Frame 1 (no input): blank canvas, image omitted
Frame 60 (no input): blank canvas, image omitted
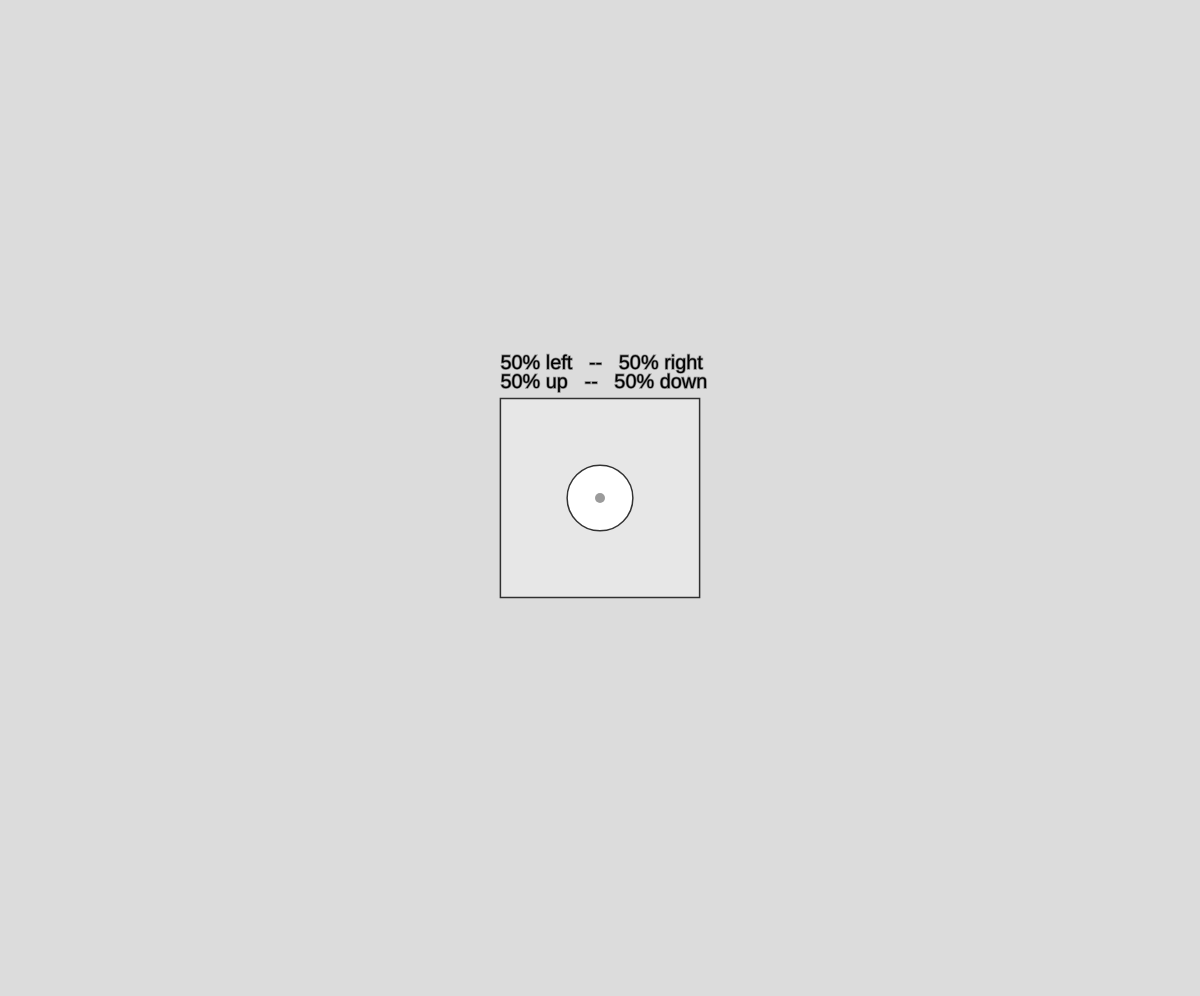
Frame 120 (the mouse pressed at the canvas centre since frame 60)

The p5.js sketch whose frames 1 and 60 were blank and that drew this single picture after the mouse press (run headless with seeded random() and noise() and a simulated clock; from frame 60 on, the mouse is pressed at the canvas centre):

// p5.js sketch
// ── sketch.js
/*
  Created by Berk Karaal
  Youtube: https://www.youtube.com/channel/UCWpnrDOJE-Yo70wdRf67bwQ
  Made with the p5.js library
  p5.js: https://p5js.org/
*/

var walkers = []; // created a array for my walkers
var backg;

function setup() {
  createCanvas(windowWidth, windowHeight - 4);
  backg = color(220);
  background(backg);
}

let run = false,
  startUp = true,
  picking = false;

function draw() {
  if (run) { // Machine draws when run is true
    for (let i = 0; i < walkers.length; i++) {
      walkers[i].walk();
    }
  } else if (startUp) { // When page opened these codes will run
    background(backg);
    for (let i = 0; i < walkers.length; i++) {
      walkers[i].pretend(); // these codes will work to see the location of the balls
    }
    if (picking) {  // these code will work to pick a new walker
      strokeWeight(percent(0.0015));
      rectMode(CENTER);
      stroke(0, 0, 0, 200)
      fill(255, 255, 255, 80);
      rect(pickWalkerX, pickWalkerY, 100 * percent(0.002), 100 * percent(0.002));
      fill(255);
      ellipse(pickWalkerX, pickWalkerY, percent(0.066));
      stroke(0, 0, 0, 100);
      strokeWeight(percent(0.01));
      line(pickWalkerX, pickWalkerY, mouseX, mouseY);
      calculatePercent();

      // texts
      textAlign(LEFT);
      textSize(percent(0.02));
      fill(0);
      strokeWeight(percent(0.0015));
      text(Math.round(lperc)+"% left   --   "+(100-Math.round(lperc))+"% right",pickWalkerX-100 * percent(0.002)/2,pickWalkerY-100 * percent(0.0026)/2);
      text(Math.round(uperc)+"% up   --   "+(100-Math.round(uperc))+"% down",pickWalkerX-100 * percent(0.002)/2,pickWalkerY-100 * percent(0.0022)/2);
    }
  }
}

let pickWalkerX, pickWalkerY, lperc, uperc, walkerspeed = 5;

function calculatePercent() { // Walker values are calculated with these codes
  if (pickWalkerX < mouseX) {
    lperc = 50 - (50 * (mouseX - pickWalkerX) / (pickWalkerX + 100 * percent(0.002) / 2 - pickWalkerX));
    if (lperc < 0) lperc = 0;
  } else {
    lperc = 50 + (50 * (pickWalkerX - mouseX) / (pickWalkerX - (pickWalkerX - 100 * percent(0.002) / 2)));
    if (lperc > 100) lperc = 100;
  }
  if (pickWalkerY < mouseY) {
    uperc = 50 - (50 * (mouseY - pickWalkerY) / (pickWalkerY + 100 * percent(0.002) / 2 - pickWalkerY));
    if (uperc < 0) uperc = 0;
  } else {
    uperc = 50 + (50 * (pickWalkerY - mouseY) / (pickWalkerY - (pickWalkerY - 100 * percent(0.002) / 2)));
    if (uperc > 100) uperc = 100;
  }
}

function mousePressed() {
  if (startUp) {
    pickWalkerX = mouseX;
    pickWalkerY = mouseY;
    picking = true;
  }
}


function mouseReleased() {
  picking = false;
  if (startUp) {
    walkers.push(new walker(pickWalkerX, pickWalkerY, lperc, uperc, walkerspeed)); // Adding new elements to walkers array
  }
}

function keyPressed() {
  if (keyCode == 32) {  // keyCode 32 = space
    if (startUp) {
      background(backg);
    }
    startUp = false;
    run = !run;
  }
}

class walker {
  constructor(x_, y_, lp_, up_, spd_) {
    this.x = x_;
    this.y = y_;
    this.lp = lp_;
    this.up = up_;
    this.speed = spd_;
    this.live = true;
  }

  walk() {
    if (this.live) {
      let rndm = random(0, 100);
      if (rndm < this.lp) {
        this.x -= this.speed; // go left
      } else {
        this.x += this.speed; // go right
      }

      rndm = random(0, 100);
      if (rndm < this.up) {
        this.y -= this.speed; // go up
      } else {
        this.y += this.speed; //go down
      }
      strokeWeight(percent(0.0015));
      stroke(0, 0, 0, 150);
      fill(random(0, 255), random(0, 255), random(0, 255));
      ellipse(this.x, this.y, percent(0.066));
      if (this.x - percent(0.066) / 2 > width || this.x + percent(0.066) / 2 < 0 || this.y - percent(0.066) / 2 > height || this.y + percent(0.066) < 0) {
        print("Someone died!"); // when someone cross the borders it should not walk anymore
        this.live = false;
      }
    }
  }

  pretend() {
    strokeWeight(percent(0.0015));
    stroke(0, 0, 0, 150);
    fill(255);
    ellipse(this.x, this.y, percent(0.066));
  }
}

function percent(p) { // I calculated it for different resolutions
  if (width < height) {
    return width * p;
  } else {
    return height * p;
  }
}
